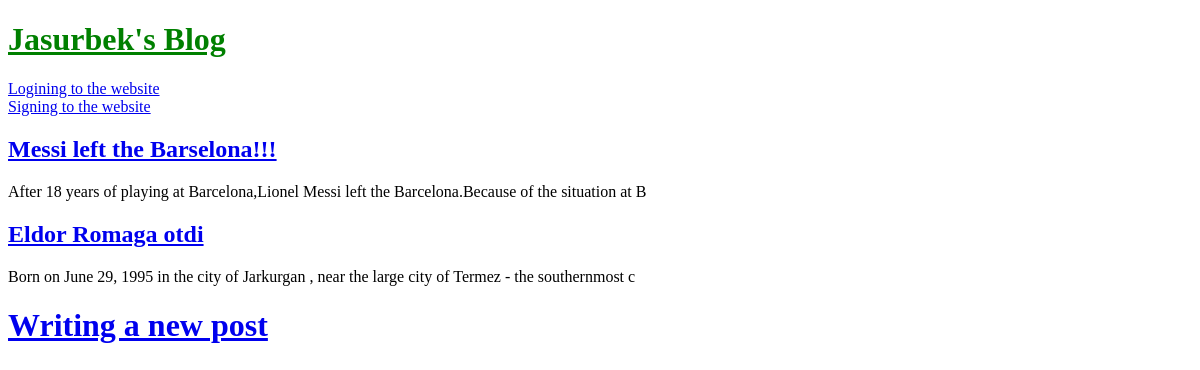
Before: / with the older database file.
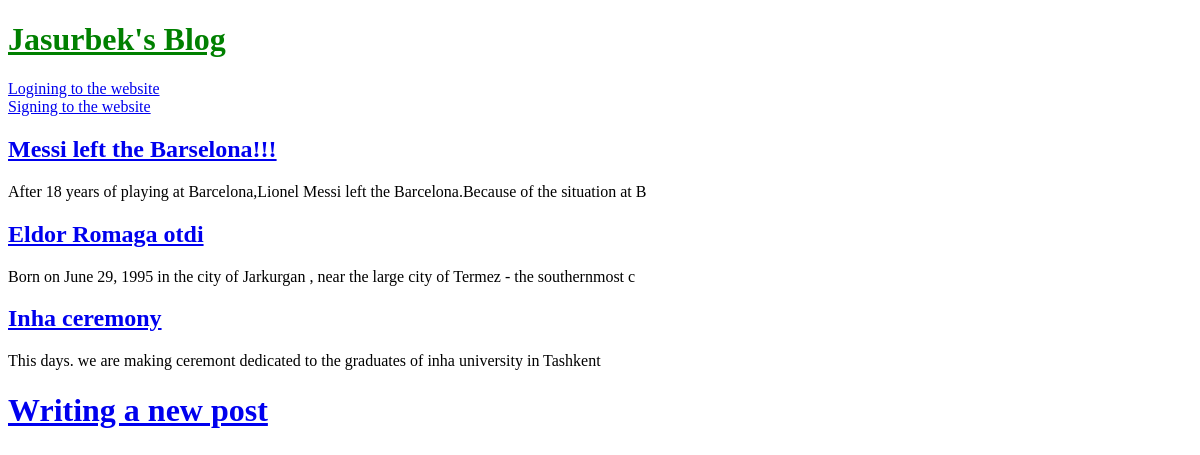
After: the same page with the newer database file.
### blog/models.py (models this page shows, shortened)
class Post(models.Model):
	title = models.CharField(max_length=255)
	author = models.ForeignKey(
		'auth.User',
		on_delete=models.CASCADE
	)
	body = models.TextField()

### blog/views.py (the view)
# urls.py: path('', BlogListView.as_view(), name='home'),
class BlogListView( ListView ):
	model = Post
	template_name = 'home.html'

### templates/home.html
{% extends 'base.html'%}
{% block content %}
    {% for post in object_list %}
        <div class="post-entry">
            <h2><a href="{% url 'post_detail' post.pk %}">{{ post.title }}</a></h2>
            <p>{{post.body |slice:":100"}}</p>
        </div>
    {% endfor %}
{% endblock content %}

### templates/base.html (shortened to what this page needs)
<!DOCTYPE html>
{% load static %}
<html lang="en">
<head>
    <link rel="stylesheet" href="{% static 'css/base.css' %}">
</head>
<body>
<header>
    <h1><a href="{% url 'home' %}">Jasurbek's Blog</a></h1>
</header>
{% if user.is_authenticated %}
    <p>Welcome.{{ user.username}}!</p>
    <p><a href="{% url 'logout' %}">Logging out</a></p>
{% else %}
    <p>
        <a href="{% url 'login' %}">Logining to the website</a>
        <br/>
        <a href="{% url 'signup' %}">Signing to the website</a>
    </p>
{% endif %}
<div>
    {% block content %}
    {% endblock content%}
</div>
<footer>
        <h1><a href="{% url 'post_new' %}">Writing a new post</a></h1>
</footer>
</body>
</html>

### static/css/base.css (style rules this page uses)
header h1 a { color: green; }

Changed rows visible on the page:
added Post: title "Inha ceremony", body "This days. we are making ceremont dedicated to the graduates of inha university in Tashkent"
